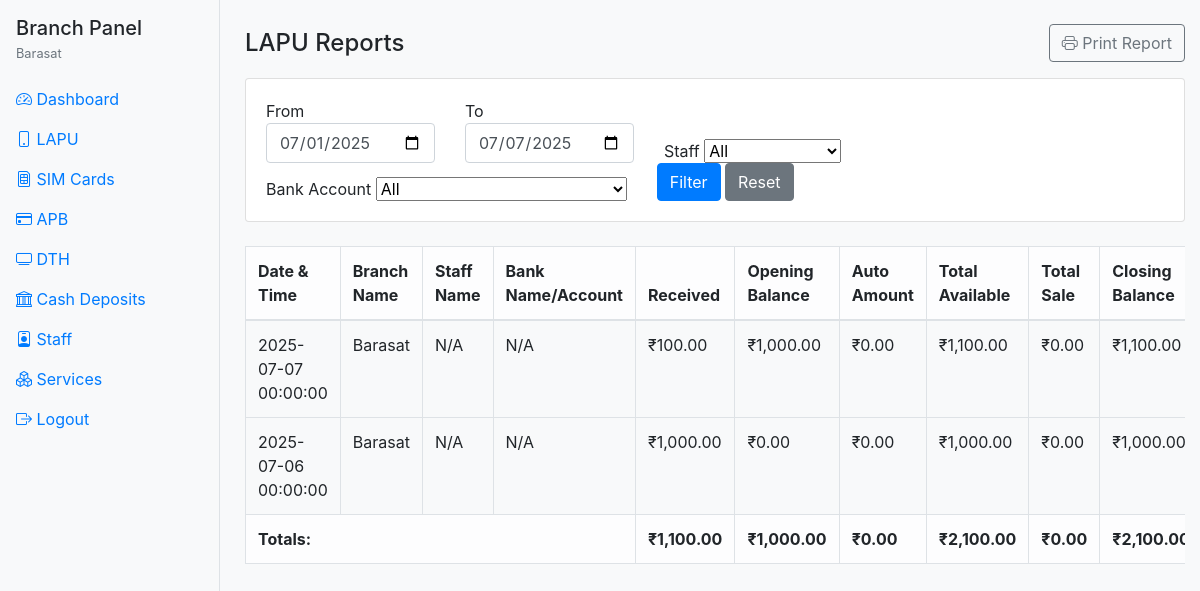
Page /branch/lapu/reports.php (signed in) on the committed database.
### tables this page shows
CREATE TABLE `branches` (
  `id` int(11) NOT NULL,
  `branch_code` varchar(10) NOT NULL,
  `branch_name` varchar(100) NOT NULL,
  `branch_type` enum('main','sub','satellite') DEFAULT 'sub',
  `opening_date` date NOT NULL,
  `address1` varchar(255) NOT NULL,
  `address2` varchar(255) DEFAULT NULL,
  `city` varchar(100) NOT NULL,
  `postal_code` varchar(10) NOT NULL,
  `contact_number` varchar(15) NOT NULL,
  `email` varchar(100) NOT NULL,
  `manager_name` varchar(100) DEFAULT NULL,
  `working_hours` varchar(100) DEFAULT NULL,
  `notes` text DEFAULT NULL,
  `status` enum('active','inactive') DEFAULT 'active',
  `created_by` int(11) DEFAULT NULL,
  `created_at` timestamp NOT NULL DEFAULT current_timestamp(),
  `updated_by` int(11) DEFAULT NULL,
  `updated_at` timestamp NOT NULL DEFAULT current_timestamp() ON UPDATE current_timestamp()
);

CREATE TABLE `lapu` (
  `id` int(11) NOT NULL,
  `branch_id` int(11) NOT NULL,
  `staff_id` int(11) DEFAULT NULL,
  `bank_account_id` int(11) DEFAULT NULL,
  `transaction_date` datetime NOT NULL,
  `cash_received` decimal(10,2) NOT NULL,
  `opening_balance` decimal(10,2) NOT NULL,
  `auto_amount` decimal(10,2) NOT NULL,
  `total_spent` decimal(10,2) NOT NULL,
  `total_available_fund` decimal(10,2) NOT NULL,
  `closing_amount` decimal(10,2) NOT NULL,
  `notes` text DEFAULT NULL,
  `created_at` datetime NOT NULL,
  `updated_at` datetime DEFAULT NULL,
  `staff_name` varchar(255) DEFAULT NULL,
  `bank_name` varchar(255) DEFAULT NULL,
  `bank_account_number` varchar(64) DEFAULT NULL
);

### branch/lapu/reports.php (the view, shortened to what this page needs)
<?php
$user = $_SESSION['branch_user'];
$branch_id = $user['branch_id'];
$page_title = 'LAPU Reports';
$db = new Database();
$conn = $db->getConnection();
$stmt = $conn->prepare("SELECT branch_name FROM branches WHERE id = ?");
$stmt->execute([$branch_id]);
$branch_row = $stmt->fetch(PDO::FETCH_ASSOC);
$branch_name = $branch_row ? $branch_row['branch_name'] : '';
$from_date = isset($_GET['from_date']) && $_GET['from_date'] ? $_GET['from_date'] : date('Y-m-01');
$to_date = isset($_GET['to_date']) && $_GET['to_date'] ? $_GET['to_date'] : date('Y-m-d');
$where = ["l.branch_id = ?"];
$params = [$branch_id];
if ($from_date && $to_date) {
    $where[] = "DATE(l.transaction_date) BETWEEN ? AND ?";
    $params[] = $from_date;
    $params[] = $to_date;
}
$sql = "
    SELECT l.*, b.branch_name, s.full_name as staff_name, ba.bank_name, ba.account_number
    FROM lapu l
    LEFT JOIN branches b ON l.branch_id = b.id
    LEFT JOIN staff s ON l.staff_id = s.id
    LEFT JOIN bank_accounts ba ON l.bank_account_id = ba.id
    WHERE " . implode(" AND ", $where) . "
    ORDER BY l.transaction_date DESC, l.created_at DESC
";
$stmt = $conn->prepare($sql);
$stmt->execute($params);
$transactions = $stmt->fetchAll(PDO::FETCH_ASSOC);
$totals = [
    'opening_balance' => 0,
    'cash_received' => 0,
    'auto_amount' => 0,
    'total_available_fund' => 0,
    'total_spent' => 0,
    'closing_amount' => 0,
];
foreach ($transactions as $row) {
    $totals['opening_balance'] += $row['opening_balance'];
    $totals['cash_received'] += $row['cash_received'];
    $totals['auto_amount'] += $row['auto_amount'];
    $totals['total_available_fund'] += $row['total_available_fund'];
    $totals['total_spent'] += $row['total_spent'];
    $totals['closing_amount'] += $row['closing_amount'];
}
?>
<!DOCTYPE html>
<html lang="en">
<head>
    <link href="../../assets/css/bootstrap.min.css" rel="stylesheet">
    <link href="../../assets/css/bootstrap-icons.css" rel="stylesheet">
</head>
<body class="bg-light">
    <div class="sidebar d-none d-lg-block">
        <div class="px-3 mb-3">
            <h5 class="mb-1">Branch Panel</h5>
            <div class="small text-muted"><?php echo htmlspecialchars($branch_name); ?></div>
        </div>
        <nav class="nav flex-column">
            <a class="nav-link" href="../dashboard.php"><i class="bi bi-speedometer2"></i> Dashboard</a>
            <a class="nav-link" href="index.php"><i class="bi bi-phone"></i> LAPU</a>
            <a class="nav-link" href="../sim_cards/index.php"><i class="bi bi-sim"></i> SIM Cards</a>
            <a class="nav-link" href="../apb/index.php"><i class="bi bi-credit-card"></i> APB</a>
            <a class="nav-link" href="../dth/index.php"><i class="bi bi-tv"></i> DTH</a>
            <a class="nav-link" href="../cash_deposits/index.php"><i class="bi bi-bank"></i> Cash Deposits</a>
            <a class="nav-link" href="../staff.php"><i class="bi bi-person-badge"></i> Staff</a>
            <a class="nav-link" href="../services.php"><i class="bi bi-boxes"></i> Services</a>
            <a class="nav-link" href="../logout.php"><i class="bi bi-box-arrow-right"></i> Logout</a>
        </nav>
    </div>
    <div class="main-content">
    <div class="container-fluid py-4">
        <div class="d-flex justify-content-between align-items-center mb-3 noprint">
            <h4 class="mb-0"><?php echo $page_title; ?></h4>
            <button class="btn btn-outline-secondary" onclick="window.print()">
                <i class="bi bi-printer"></i> Print Report
            </button>
        </div>
        <div class="card mb-4 noprint">
            <div class="card-body">
                <form class="row g-2 align-items-end" method="get">
                    <div class="col-auto">
                        <label for="from_date" class="form-label mb-0">From</label>
                        <input type="date" class="form-control" name="from_date" id="from_date" value="<?php echo htmlspecialchars($from_date); ?>">
                    </div>
                    <div class="col-auto">
                        <label for="to_date" class="form-label mb-0">To</label>
                        <input type="date" class="form-control" name="to_date" id="to_date" value="<?php echo htmlspecialchars($to_date); ?>">
                    </div>
                    <div class="col-auto">
                        <label for="staff_id" class="form-label mb-0">Staff</label>
                        <select class="form-select" name="staff_id" id="staff_id">
                            <option value="">All</option>
                        </select>
                    </div>
                    <div class="col-auto">
                        <label for="bank_account_id" class="form-label mb-0">Bank Account</label>
                        <select class="form-select" name="bank_account_id" id="bank_account_id">
                            <option value="">All</option>
                        </select>
                    </div>
                    <div class="col-auto">
                        <button type="submit" class="btn btn-primary">Filter</button>
                        <a href="reports.php" class="btn btn-secondary">Reset</a>
                    </div>
                </form>
            </div>
        </div>
        <?php if (!empty($transactions)): ?>
        <div class="table-responsive mb-4">
            <table class="table table-bordered table-hover align-middle mb-0">
                <thead class="table-light">
                    <tr>
                        <th>Date & Time</th>
                        <th>Branch Name</th>
                        <th>Staff Name</th>
                        <th>Bank Name/Account</th>
                        <th>Received</th>
                        <th>Opening Balance</th>
                        <th>Auto Amount</th>
                        <th>Total Available</th>
                        <th>Total Sale</th>
                        <th>Closing Balance</th>
                    </tr>
                </thead>
                <tbody>
                <?php foreach($transactions as $row): ?>
                    <tr>
                        <td><?php echo htmlspecialchars($row['transaction_date']); ?></td>
                        <td><?php echo htmlspecialchars($row['branch_name']); ?></td>
                        <td><?php echo htmlspecialchars($row['staff_name'] ?: ($row['staff_id'] ? "ID#".$row['staff_id'] : "N/A")); ?></td>
                        <td>
                            <?php
                            if (!empty($row['bank_name']) && !empty($row['account_number'])) {
                                echo htmlspecialchars($row['bank_name']) . " / " . htmlspecialchars($row['account_number']);
                            } elseif (!empty($row['bank_account_id'])) {
                                echo "ID#" . htmlspecialchars($row['bank_account_id']);
                            } else {
                                echo "N/A";
                            }
                            ?>
                        </td>
                        <td>₹<?php echo number_format($row['cash_received'], 2); ?></td>
                        <td>₹<?php echo number_format($row['opening_balance'], 2); ?></td>
                        <td>₹<?php echo number_format($row['auto_amount'], 2); ?></td>
                        <td>₹<?php echo number_format($row['total_available_fund'], 2); ?></td>
                        <td>₹<?php echo number_format($row['total_spent'], 2); ?></td>
                        <td>₹<?php echo number_format($row['closing_amount'], 2); ?></td>
                    </tr>
                <?php endforeach; ?>
                </tbody>
                <tfoot class="table-light">
                    <tr>
                        <th colspan="4" class="text-end">Totals:</th>
                        <th>₹<?php echo number_format($totals['cash_received'], 2); ?></th>
                        <th>₹<?php echo number_format($totals['opening_balance'], 2); ?></th>
                        <th>₹<?php echo number_format($totals['auto_amount'], 2); ?></th>
                        <th>₹<?php echo number_format($totals['total_available_fund'], 2); ?></th>
                        <th>₹<?php echo number_format($totals['total_spent'], 2); ?></th>
                        <th>₹<?php echo number_format($totals['closing_amount'], 2); ?></th>
                    </tr>
                </tfoot>
            </table>
        </div>
        <?php else: ?>
            <div class="alert alert-info">No transactions found for the selected filter.</div>
        <?php endif; ?>
    </div>
    </div>
</body>
</html>

### branch/lapu/reports.php (style rules this page uses)
.sidebar { height: 100vh; background: #f8f9fa; border-right: 1px solid #dee2e6; min-width: 220px; position: fixed; left: 0; top: 0; padding-top: 1rem; }
.main-content { margin-left: 230px; }

### rows in the picture
branches: branch_name "Barasat"
lapu: transaction_date "2025-07-07 00:00:00", branch.branch_name "Barasat", staff_id "N/A", cash_received "100.00", opening_balance "1,000.00", auto_amount "0.00", total_available_fund "1,100.00", total_spent "0.00", closing_amount "1,100.00"
lapu: transaction_date "2025-07-06 00:00:00", branch.branch_name "Barasat", staff_id "N/A", cash_received "1,000.00", opening_balance "0.00", auto_amount "0.00", total_available_fund "1,000.00", total_spent "0.00", closing_amount "1,000.00"

### other values in the picture
$page_title "LAPU Reports"
$totals['cash_received'] "1,100.00"
$totals['opening_balance'] "1,000.00"
$totals['auto_amount'] "0.00"
$totals['total_available_fund'] "2,100.00"
$totals['total_spent'] "0.00"
